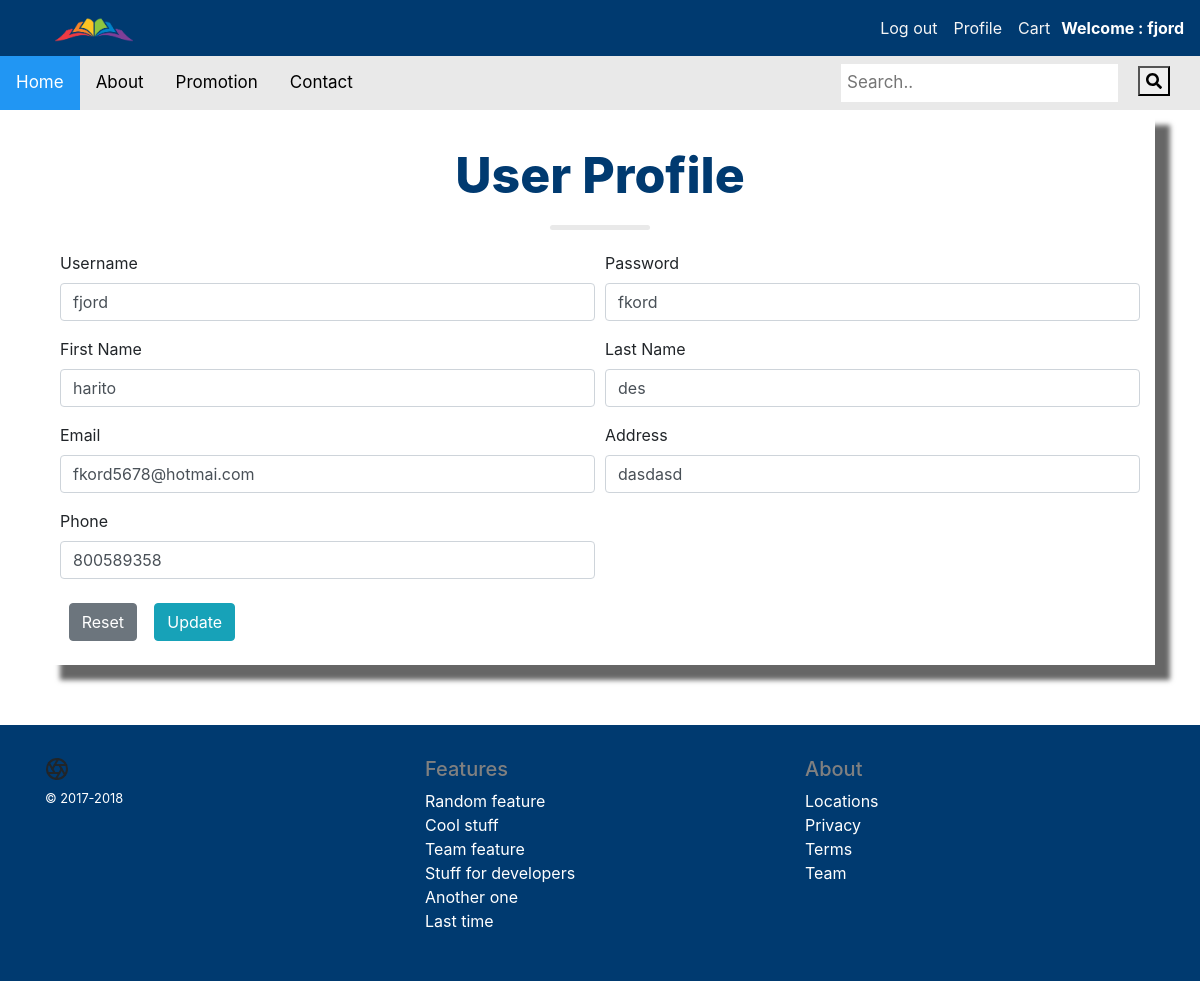
Screenshot of /profile.php (signed in) with the database file from the repository.
### tables this page shows
CREATE TABLE `customer` (
  `customer_id` int(100) NOT NULL,
  `customer_username` varchar(255) NOT NULL,
  `customer_password` varchar(250) NOT NULL,
  `customer_fname` varchar(200) ,
  `customer_lname` varchar(200) ,
  `customer_email` varchar(255) NOT NULL,
  `customer_address` varchar(200) ,
  `customer_phone` int(11) ,
  `customer_cardno` varchar(50) ,
  `status` varchar(50) 
);

### profile.php (the view, shortened to what this page needs)
<?php
  include 'header.php';
  include 'connect.php';
  $sql = "SELECT * FROM customer WHERE customer_id='".$_SESSION['c_customerid']."'";
  $result = mysqli_query($mysqli,$sql);
  $resultCheck = mysqli_num_rows($result);
  if($resultCheck >0){
    while ($row = mysqli_fetch_assoc($result)){
?>
  <link rel="stylesheet" href="css/profile.css">
  <div class="container">
    <div class="box">
      <div class="row">
        <div class="col-12 text-center topic">
          <h2>User Profile</h1>
        </div>
      </div>
      <div class="row">
        <div class="col-12 text-center">
        </div>
      </div>
      <div class="row">
        <div class="col-12">
          <form action='updateprofile.php' method ='POST'>
            <div class="form-row">
              <div class="form-group col-md-6">
                <label for="inputEmail4">Username</label>
                <input type="text" class="form-control" name="username" placeholder="Username" value=<?php echo $row['customer_username']; ?>>
              </div>
              <div class="form-group col-md-6">
                <label for="inputPassword4">Password</label>
                <input type="text" class="form-control" name="password" placeholder="Password"value=<?php echo $row['customer_password'];?>>
              </div>
            </div>
            <div class="form-row">
              <div class="form-group col-md-6">
                <label for="inputEmail4">First Name</label>
                <input type="text" class="form-control" name="fname" placeholder="First Name" value=<?php echo $row['customer_fname'];?>>
              </div>
              <div class="form-group col-md-6">
                <label for="inputPassword4">Last Name</label>
                <input type="text" class="form-control" name="lname" placeholder="Last Name" value=<?php echo $row['customer_lname'];?>>
              </div>
            </div>
            <div class="form-row">
              <div class="form-group col-md-6">
                <label for="inputEmail4">Email</label>
                <input type="text" class="form-control" name="email" id="inputEmail4" placeholder="Email" value=<?php echo $row['customer_email'];?>>
              </div>
              <div class="form-group col-md-6">
                <label for="inputPassword4">Address</label>
                <input type="text" class="form-control" name="address" placeholder="Address" value=<?php echo $row['customer_address'];?>>
              </div>
            </div>
            <div class="form-row">
              <div class="form-group col-md-6">
                <label for="inputPassword4">Phone</label>
                <input type="text" class="form-control" name="tel" placeholder="Phone number" value=<?php echo $row['customer_phone'];?>>
              </div>
            </div>
            <div class="center" >
              <button type="reset" class="btn btn-secondary float-left space" value="reset">Reset</button>
              <button type="submit" name ='update' class="btn btn-info float-left space">Update</button>
            </div>
          </form>
        </div>
      </div>
    </div>
  </div>
<?php
    }
  }
  include 'footer.php';
?>

### css/style.css (style rules this page uses)
.topic { text-align: center; }
.topic h2 { font-weight: 800; font-size: 50px; margin-top: 20px; margin-bottom: 20px; color: #003a70; }
.topic h2:after { content: ""; width: 100px; height: 5px; background: #e9e9e9; display: block; margin-top: 20px; border-radius: 3px; margin-left: auto; margin-right: auto; }
.center { margin: auto; }

### css/readmore.css (style rules this page uses)
.box { box-shadow:15px 15px 5px 0 rgba(0, 0,0, 0.6); padding:15px; }

### css/profile.css (style rules this page uses)
.box { box-shadow:15px 15px 5px 0 rgba(0, 0,0, 0.6); padding:15px; width:100%; }
.space { margin:0.8%; }

### rows the page displays
customer: username "fjord", fname "harito", lname "des", email "fkord5678@hotmai.com", address "dasdasd", tel "800589358"

### other values shown
$_SESSION["c_username"] "fjord"
